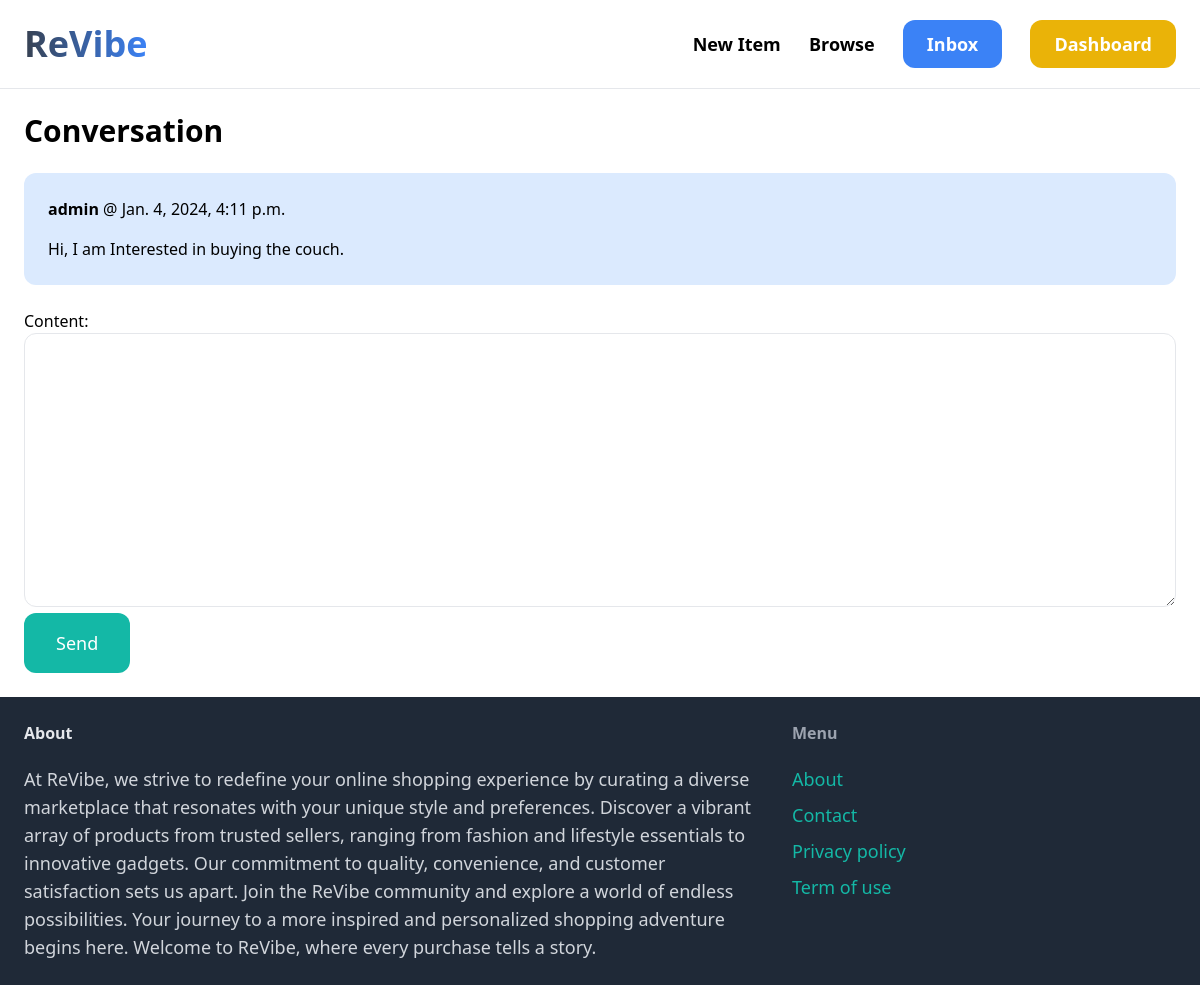
Page /inbox/2/ (signed in) on the earlier database version.
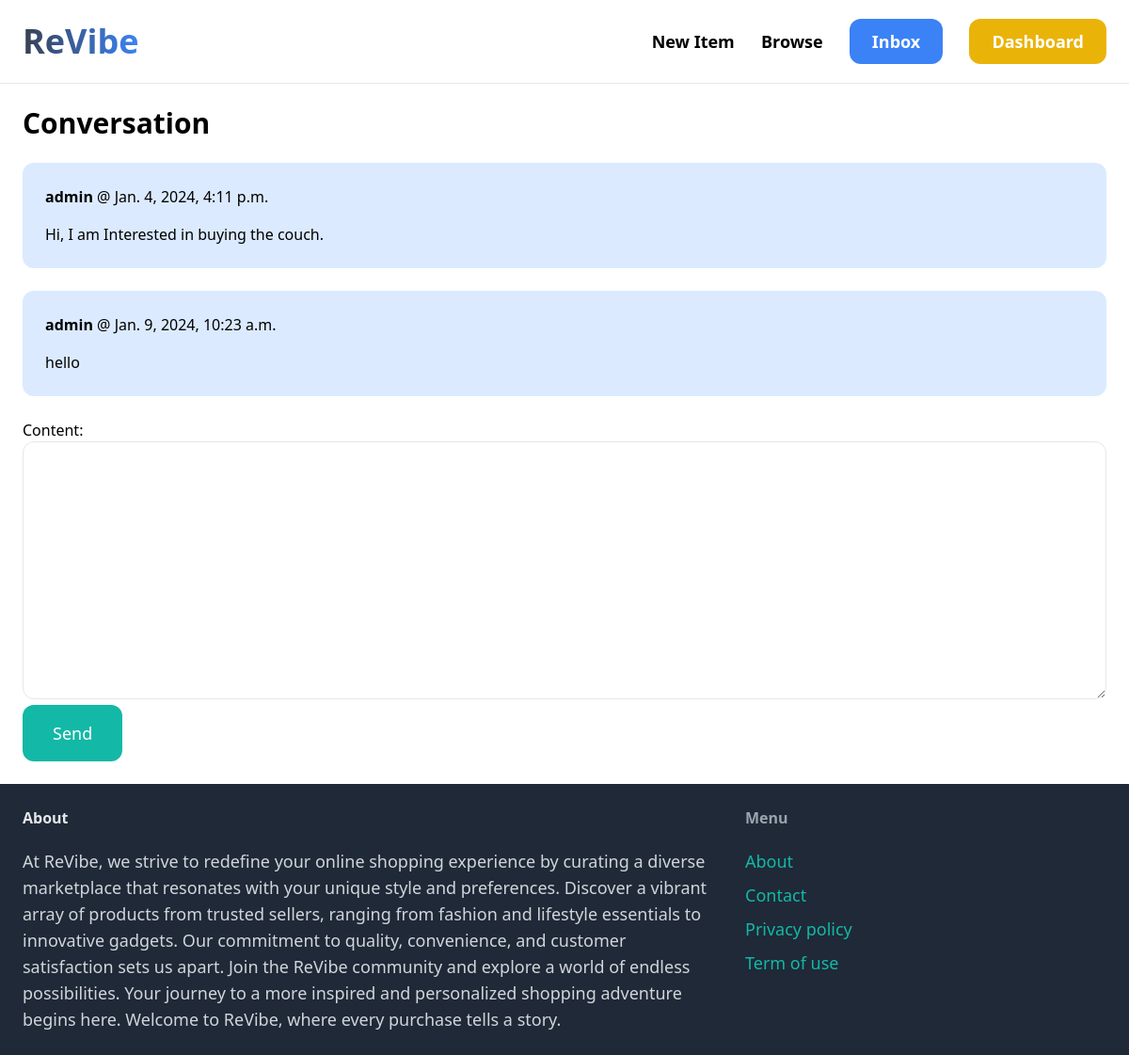
Same page on the later database version.
### conversation/models.py (models this page shows)
class ConversationMessage(models.Model):
    conversation = models.ForeignKey(Conversation, related_name='messages', on_delete=models.CASCADE)
    content = models.TextField()
    created_at = models.DateTimeField(auto_now_add=True)
    created_by = models.ForeignKey(User, related_name='created_messages', on_delete=models.CASCADE)

### conversation/views.py (the view)
# urls.py: path('<int:pk>/', views.detail, name='detail'),
@login_required
def detail(request, pk):
    conversation = Conversation.objects.filter(members__in=[request.user.id]).get(pk=pk)
    if request.method == 'POST':
        form = ConversationMessageForm(request.POST)
        if form.is_valid():
            conversation_message = form.save(commit=False)
            conversation_message.conversation = conversation
            conversation_message.created_by = request.user
            conversation_message.save()
            conversation.save()
            return redirect('conversation:detail', pk=pk)
    else:
        form = ConversationMessageForm()
    return render(request, 'conversation/detail.html', {
        'conversation': conversation,
        'form': form
    })

### conversation/forms.py
class ConversationMessageForm(forms.ModelForm):
    class Meta:
        model = ConversationMessage
        fields = ('content',)
        widgets = {
            'content': forms.Textarea(attrs={
                'class': 'w-full py-4 px-6 rounded-xl border'
            })
        }

### conversation/templates/conversation/detail.html (shortened to what this page needs)
{% extends 'core/base.html' %}
{% block content %}
<h1 class="mb-6 text-3xl font-semibold">Conversation</h1>
<div class="space-y-6">
    {% for message in conversation.messages.all %}
        <div class="p-6 flex {% if message.created_by == request.user %}bg-blue-100{% else %}bg-gray-100{% endif %} rounded-xl">
            <div>
                <p class="mb-4"><strong>{{ message.created_by.username }}</strong> @ {{ message.created_at }}</p>
                <p>{{ message.content }}</p>
            </div>
        </div>
    {% endfor %}
</div>
<form method="post" action="." class="mt-6">
    {{ form.as_p }}
    <button class="py-4 px-8 text-lg bg-teal-500 hover:bg-teal-700 rounded-xl text-white">Send</button>
</form>
{% endblock %}

Differences in the rows shown:
added ConversationMessage: created_by.username "admin", created_at "Jan. 9, 2024, 10:23 a.m.", content "hello"
